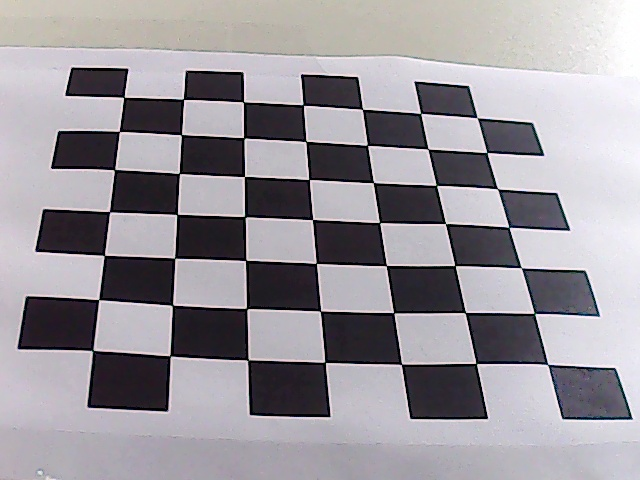
#> input picture No1CalibrationCameraWithItself/calibration_images/1.jpg, 640 x 480 px; its folder holds 5 pictures in this run; the run also reads 1 picture not shown here
$ python Calibration.py
#> lines starting #> are read from the running program, lines starting #| are printed output that depends on the picture; after the words box and inside, x2 and y2 are one past the last pixel; in counts of white or black regions, pixels touching at a corner belong together
#!/usr/bin/env python3
# encoding:utf-8
import cv2
import glob
import time
import numpy as np
# suppress=True用numpy输出时不用科学计数法
# precision=3 小数后3位
# floatmode='fixed'小数位补零
np.set_printoptions(suppress=True,precision=4,floatmode='fixed')
from CalibrationConfig import *


#开始标定, 按任意键关闭最后的图像显示


# termination criteria
criteria = (cv2.TERM_CRITERIA_EPS + cv2.TERM_CRITERIA_MAX_ITER, 30, 0.001)

# prepare object points, like (0,0,0), (1,0,0), (2,0,0) ....,(6,5,0)
objp = np.zeros((calibration_size[1]*calibration_size[0],3), np.float32)
#for i in objp:
#    print("{0}\n".format(i))

objp[:,:2] = np.mgrid[0:calibration_size[1],0:calibration_size[0]].T.reshape(-1,2)
#for i in objp:
#    print("{0}\n".format(i))

# Arrays to store object points and image points from all the images.
objpoints = [] # 3d point in real world space
imgpoints = [] # 2d points in image plane.

#标定采集的图像存储路径
images = glob.glob(save_path + '*.jpg')
for fname in images:
    img = cv2.imread(fname)
#> img is the input picture: shape (480, 640, 3); mean B, G, R 155.3, 149.2, 153.3
    gray = cv2.cvtColor(img,cv2.COLOR_BGR2GRAY)

    # Find the chess board corners
    ret, corners = cv2.findChessboardCorners(gray, (calibration_size[1],calibration_size[0]),None)
#> ret = True; corners = 49 rows, first 8: [123.8, 97.4], [183.4, 99.17], [243.4, 101.9], [303.1, 105], [362.5, 109.5], [420.7, 113.4], [476.9, 117.5], [119.5, 131.4]

    # If found, add object points, image points (after refining them)
    if ret == True:
        objpoints.append(objp)

        corners2 = cv2.cornerSubPix(gray,corners,(11,11),(-1,-1),criteria)
#> corners2 = 49 rows, first 8: [123.7, 97.31], [183.5, 99.42], [243.5, 101.8], [303.2, 105], [362.5, 109.2], [420.6, 113.4], [477.2, 117.8], [119.4, 131.4]
        imgpoints.append(corners2)

        # Draw and display the corners
        img = cv2.drawChessboardCorners(img, (calibration_size[1],calibration_size[0]), corners2,ret)
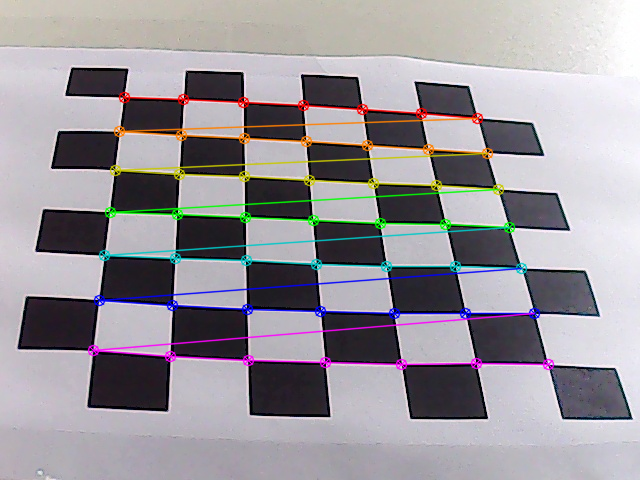
#> img: shape (480, 640, 3); 6.31% of pixels changed, all inside (x1, y1, x2, y2) = (87, 91, 555, 371)
        cv2.imshow('img',img)
        cv2.waitKey(1)
    else:
        print('Not find object points:', fname)
#> pass 2 of the loop `for fname in images:`:
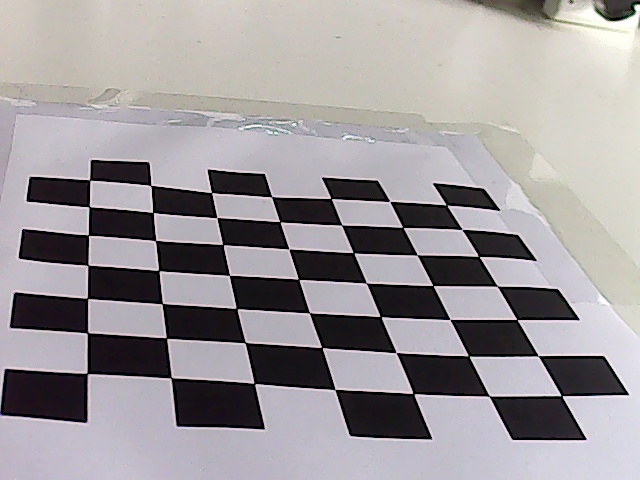
#> input picture No1CalibrationCameraWithItself/calibration_images/10.jpg, 640 x 480 px
#> img is the input picture: shape (480, 640, 3); mean B, G, R 154.1, 151.7, 156.1
#> corners = 49 rows, first 8: [89.78, 180], [150.9, 185.5], [211.4, 192.5], [271.7, 196.6], [330.9, 198.3], [389.6, 201.3], [446.8, 205.3], [89.06, 206.9]
#> corners2 = 49 rows, first 8: [89.68, 180], [151, 185.4], [211.5, 192.6], [271.6, 196.7], [331.1, 198.4], [389.7, 201.4], [446.5, 205.1], [89.18, 206.9]
#> `img = cv2.drawChessboardCorners(img, (calibration_size[1],calibration_..`:
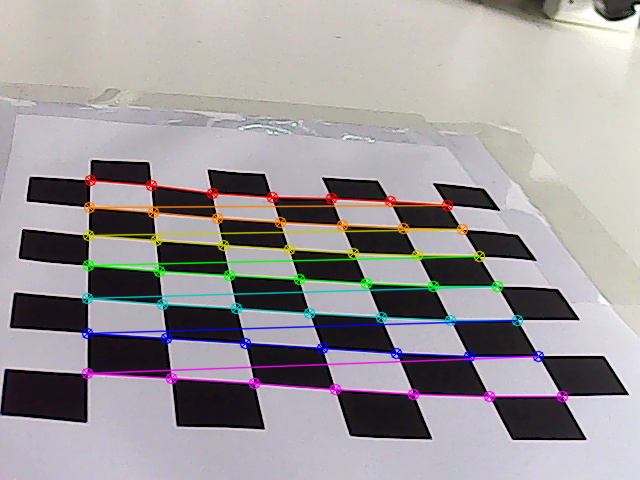
#> img: shape (480, 640, 3); 6.19% of pixels changed, all inside (x1, y1, x2, y2) = (81, 174, 569, 403)
#> pass 3 of the loop `for fname in images:`:
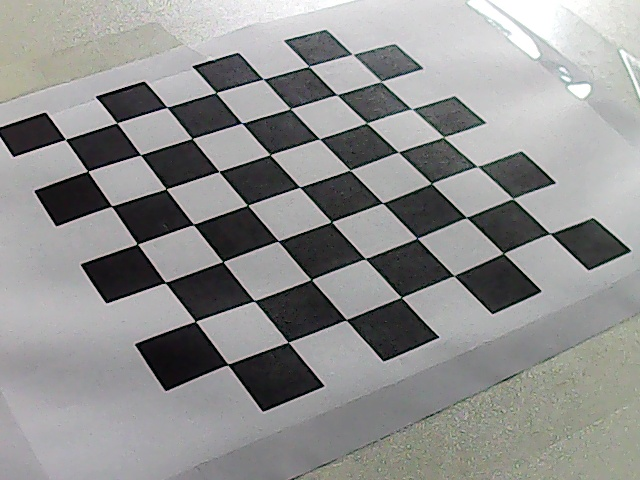
#> input picture No1CalibrationCameraWithItself/calibration_images/11.jpg, 640 x 480 px
#> img is the input picture: shape (480, 640, 3); mean B, G, R 142.6, 143.5, 143.3
#> corners = 49 rows, first 8: [352.5, 53.86], [380.5, 81.48], [412.1, 109.4], [443.5, 136.9], [477.3, 166.6], [513.3, 199.1], [549.8, 233.5], [308.7, 66.23]
#> corners2 = 49 rows, first 8: [352.5, 54.37], [380.9, 81.41], [411.4, 108.8], [443.5, 137], [477.2, 166.3], [512.9, 198.6], [549.8, 233.6], [308.8, 66.4]
#> `img = cv2.drawChessboardCorners(img, (calibration_size[1],calibration_..`:
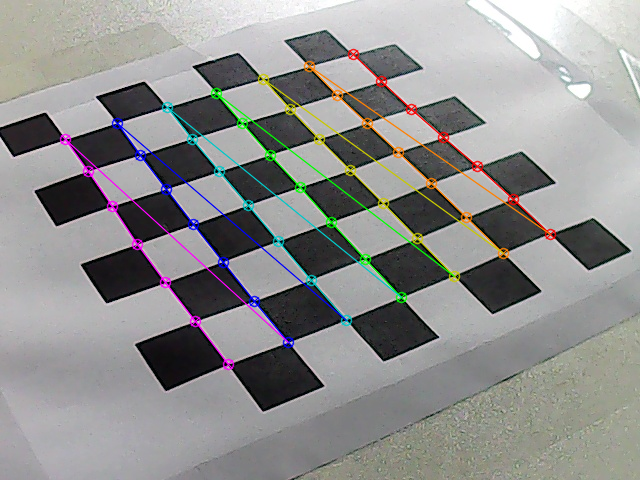
#> img: shape (480, 640, 3); 4.16% of pixels changed, all inside (x1, y1, x2, y2) = (59, 48, 557, 371)
#> the loop made 5 passes; the first 3 are shown
    #time.sleep(3)


#v2.destroyAllWindows()

#获取内外参
ret, mtx, dist, rvecs, tvecs = cv2.calibrateCamera(objpoints, imgpoints, gray.shape[::-1],None,None)
print('mtx=\n', mtx)
print('dist=\n', dist)
'''
for i in rvecs:
    print('rvecs=\n',i)
for i in tvecs:
    print('tvecs=\n',i)
'''

#误差
mean_error = 0
for i in range(len(objpoints)):
    imgpoints2, _ = cv2.projectPoints(objpoints[i], rvecs[i], tvecs[i], mtx, dist)
    error = cv2.norm(imgpoints[i],imgpoints2, cv2.NORM_L2)/len(imgpoints2)
    mean_error += error

print ("total error=", mean_error/len(objpoints))

#保存参数
np.savez(calibration_param_path, dist_array = dist, mtx_array = mtx, fmt="%d", delimiter=" ")
print('save successful')

#读取第10张图片测试矫正
img = cv2.imread(save_path + '10.jpg')
h, w = img.shape[:2]
#> h = 480; w = 640
newcameramtx, roi=cv2.getOptimalNewCameraMatrix(mtx,dist,(w,h),1,(w,h))

# undistort
mapx,mapy = cv2.initUndistortRectifyMap(mtx,dist,None,newcameramtx,(w,h),5)
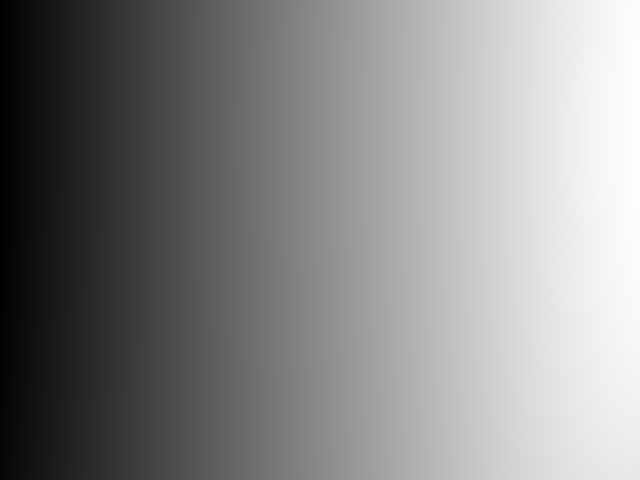
#> mapx: shape (480, 640) float32; min -16.97, max 682.8, mean 356.3; drawn with min black and max white
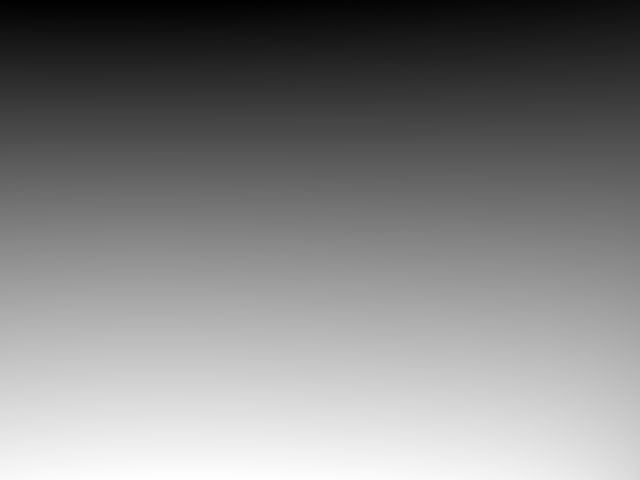
#> mapy: shape (480, 640) float32; min -22.61, max 503.3, mean 246.8; drawn with min black and max white
dst = cv2.remap(img,mapx,mapy,cv2.INTER_LINEAR)
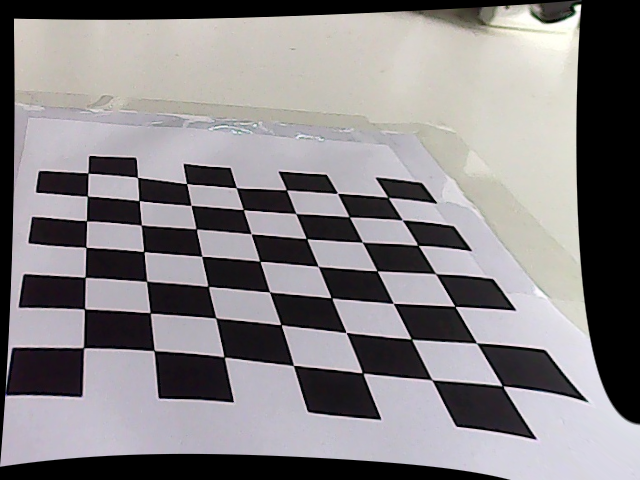
#> dst: shape (480, 640, 3); mean B, G, R 133, 130.7, 134.3

cv2.imshow('calibration', dst)
cv2.imshow('original', img)
key = cv2.waitKey(0)
#> (key Esc is pressed here)
#if key != -1:
#    cv2.destroyAllWindows()
cv2.destroyAllWindows()
